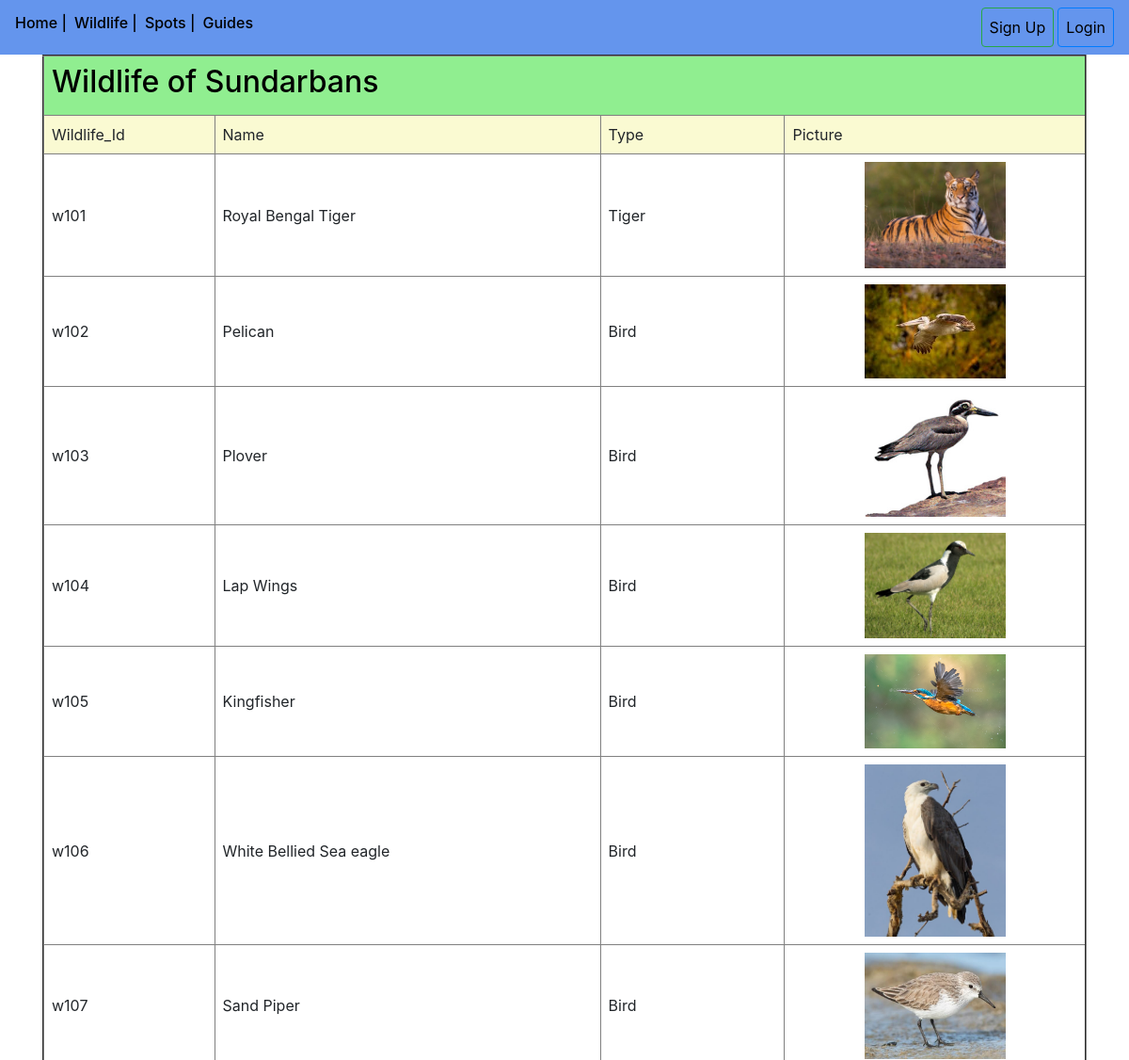
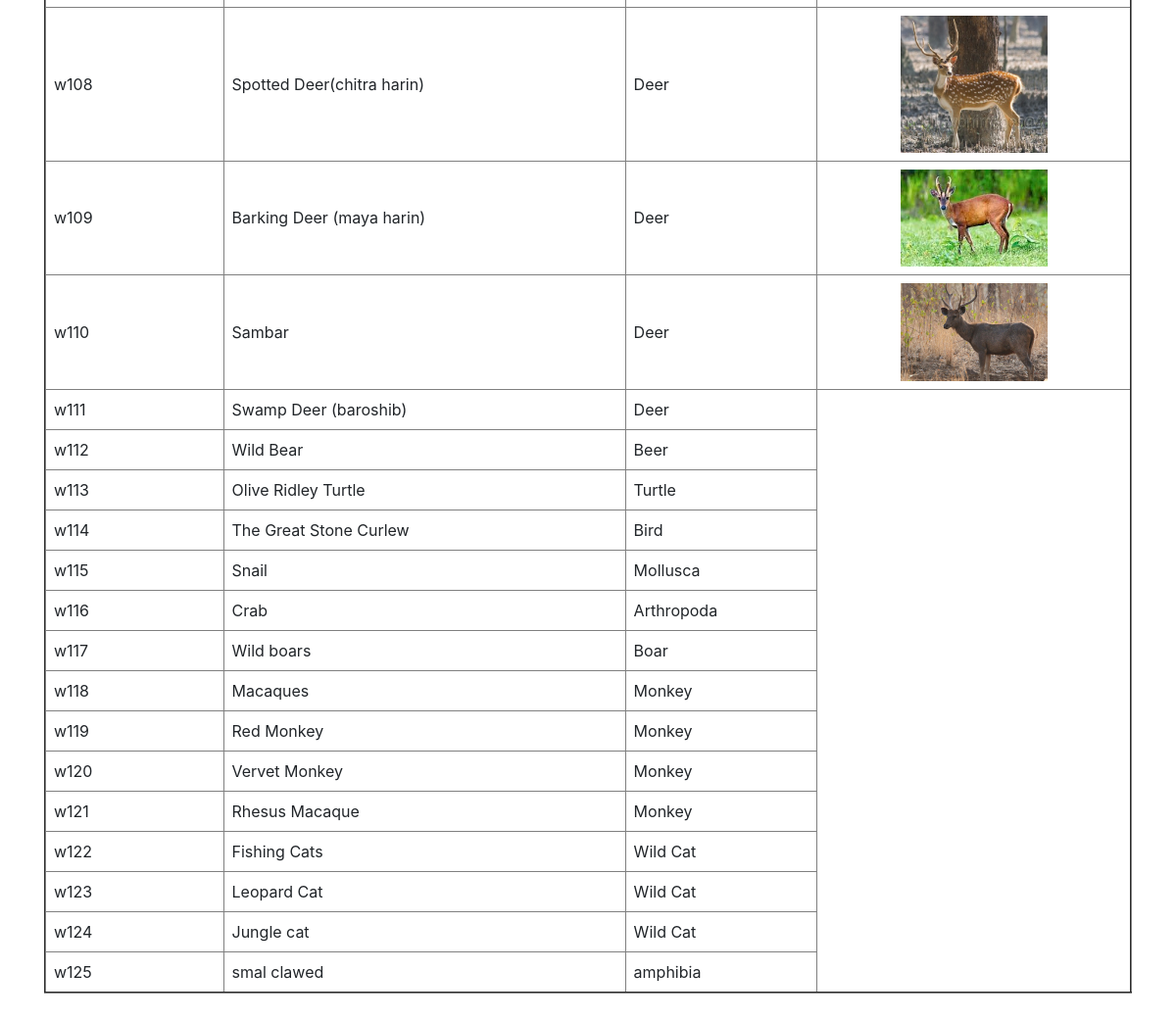
The app's page /wildlife/ with its own data (2 pictures, top to bottom).
### sundarbans/models.py (models this page shows)
class WildLife(models.Model):
    w_id = models.CharField(primary_key=True, max_length=254)
    w_name = models.CharField(max_length=254)
    w_type = models.CharField(blank=True, null=True, max_length=254)
    w_pic = models.ImageField(blank=True, null=True)

### sundarbans/views.py (the view)
# urls.py: path('wildlife/', WildLifeView.as_view(), name='wildlife_'),
class WildLifeView(ListView):
    model = WildLife
    template_name = 'sundarbans/wildlife.html'

### templates/sundarbans/wildlife.html
{% extends 'base.html' %}
{% block content %}
    <div class="container pb-lg-5">
        <div>
            <table border="2" cellpadding="8rem" width="100%">
                <tr style="background: lightgreen">
                    <td colspan="5"><h2 style="color: black">Wildlife of Sundarbans</h2></td>
                </tr>
                <tr style="background: lightgoldenrodyellow;">
                    <td>Wildlife_Id</td>
                    <td>Name</td>
                    <td>Type</td>
                    <td>Picture</td>
                </tr>
                {% for x in wildlife_list %}
                    <tr>
                        <td>{{ x.w_id }}</td>
                        <td>{{ x.w_name }}</td>
                        <td>{{ x.w_type }}</td>
                        {% if x.w_pic %}
                            <td align="center"><img width="150rem" src="{{ x.w_pic.url }}"></td>
                        {% endif %}
                    </tr>
                {% endfor %}
            </table>
        </div>
    </div>
{% endblock %}

### templates/base.html (shortened to what this page needs)
{% load static %}
<!DOCTYPE html>
<html lang="en">
<head>
    <link rel="stylesheet" href="https://maxcdn.bootstrapcdn.com/bootstrap/4.5.2/css/bootstrap.min.css">
</head>
<body>
<nav class="navbar navbar-expand-lg " style="background: cornflowerblue ">
    <ul class="navbar-nav ">
        <li class="nav-item active pr-2"><a href="{% url 'home_' %}" style="color: black; "><h6>Home |</h6></a></li>
        <li class="nav-item pr-2 "><a href="{% url 'wildlife_' %}" style="color: black;"><h6>Wildlife |</h6></a></li>
        <li class="nav-item pr-2"><a href="{% url 'spot_' %}" style="color: black;"><h6> Spots |</h6></a></li>
        <li class="nav-item pr-2"><a href="{% url 'guide_' %}" style="color: black;"><h6> Guides </h6></a></li>
    </ul>
    <ul class="navbar-nav ml-auto">
        {% if user.is_authenticated %}
            <div class=" dropdown">
                <button type="button" class="btn btn-outline-secondary dropdown-toggle " data-toggle="dropdown">
                    {{ user.username }}
                </button>
                <div class="dropdown-menu">
                    <a class="dropdown-item" href="{% url 'logout' %}">Log out</a>
                </div>
            </div>
        {% else %}
            <ul class="navbar-nav">
                <li class="nav-item pr-1">
                    <a class="nav-link btn btn-outline-success" style="color: black" href="{% url 'signup_' %}">Sign
                        Up</a>
                </li>
                <li class="nav-item">
                    <a class="nav-link btn btn-outline-primary" style="color: black" href="{% url 'login' %}">Login</a>
                </li>
            </ul>
        {% endif %}
    </ul>
</nav>
{% block content %}
{% endblock content %}
</body>
</html>

### records on screen
WildLife: w_id "w101", w_name "Royal Bengal Tiger", w_type "Tiger", w_pic (picture)
WildLife: w_id "w102", w_name "Pelican", w_type "Bird", w_pic (picture)
WildLife: w_id "w103", w_name "Plover", w_type "Bird", w_pic (picture)
WildLife: w_id "w104", w_name "Lap Wings", w_type "Bird", w_pic (picture)
WildLife: w_id "w105", w_name "Kingfisher", w_type "Bird", w_pic (picture)
WildLife: w_id "w106", w_name "White Bellied Sea eagle", w_type "Bird", w_pic (picture)
WildLife: w_id "w107", w_name "Sand Piper", w_type "Bird", w_pic (picture)
WildLife: w_id "w108", w_name "Spotted Deer(chitra harin)", w_type "Deer", w_pic (picture)
WildLife: w_id "w109", w_name "Barking Deer (maya harin)", w_type "Deer", w_pic (picture)
WildLife: w_id "w110", w_name "Sambar", w_type "Deer", w_pic (picture)
WildLife: w_id "w111", w_name "Swamp Deer (baroshib)", w_type "Deer"
WildLife: w_id "w112", w_name "Wild Bear", w_type "Beer"
WildLife: w_id "w113", w_name "Olive Ridley Turtle", w_type "Turtle"
WildLife: w_id "w114", w_name "The Great Stone Curlew", w_type "Bird"
WildLife: w_id "w115", w_name "Snail", w_type "Mollusca"
WildLife: w_id "w116", w_name "Crab", w_type "Arthropoda"
WildLife: w_id "w117", w_name "Wild boars", w_type "Boar"
WildLife: w_id "w118", w_name "Macaques", w_type "Monkey"
WildLife: w_id "w119", w_name "Red Monkey", w_type "Monkey"
WildLife: w_id "w120", w_name "Vervet Monkey", w_type "Monkey"
WildLife: w_id "w121", w_name "Rhesus Macaque", w_type "Monkey"
WildLife: w_id "w122", w_name "Fishing Cats", w_type "Wild Cat"
WildLife: w_id "w123", w_name "Leopard Cat", w_type "Wild Cat"
WildLife: w_id "w124", w_name "Jungle cat", w_type "Wild Cat"
WildLife: w_id "w125", w_name "smal clawed", w_type "amphibia"
